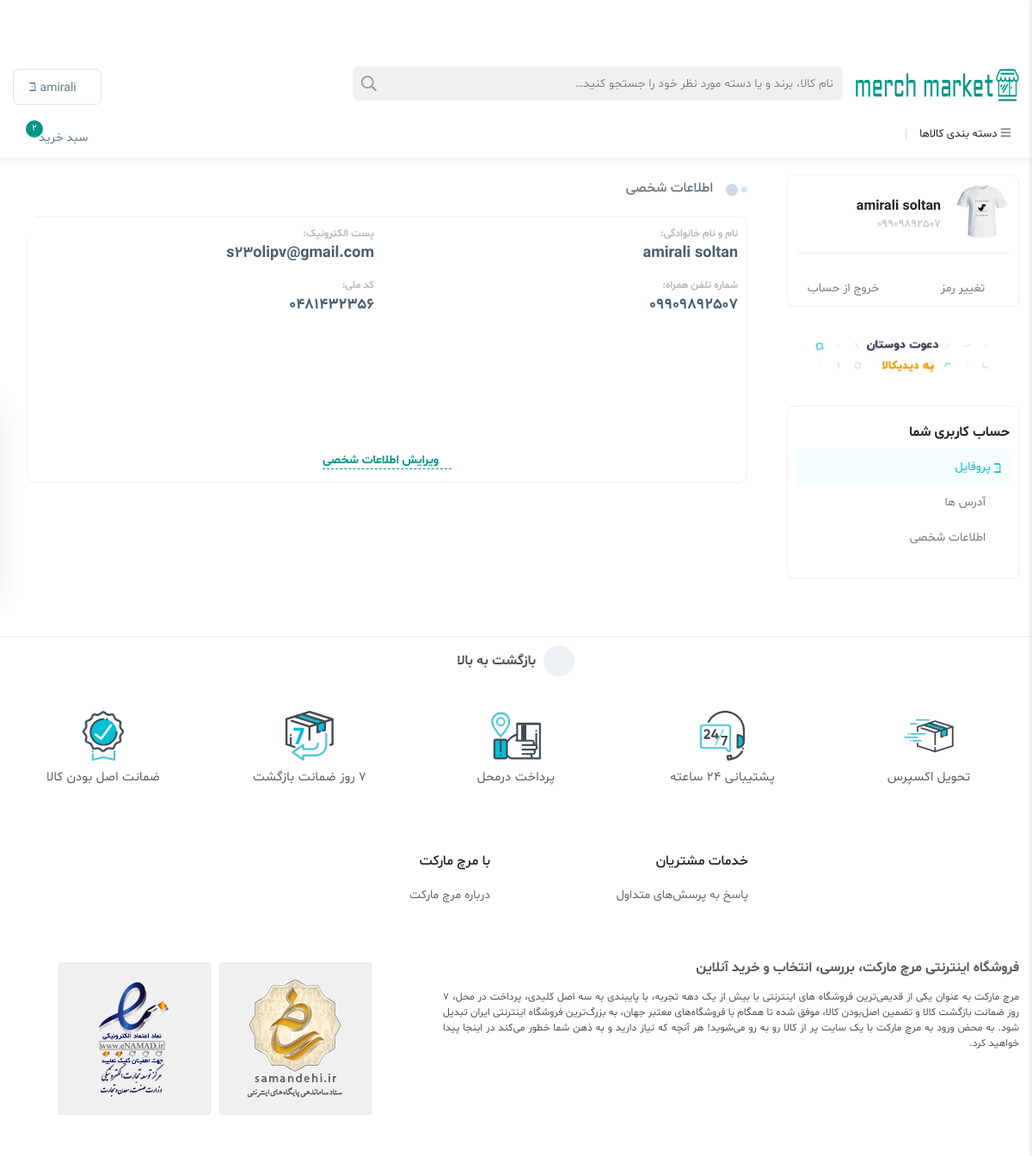
/profile/ (signed in), run on the app's committed database.
### app_account/models.py (models this page shows)
class Profile(models.Model):
    user = models.OneToOneField(User, on_delete=models.CASCADE, null=True)
    phone_number = models.CharField(max_length=255)
    national_id = models.CharField(max_length=255,blank=True)
    image = models.ImageField(upload_to='store/images/', null=True)

### app_account/views.py (the view)
# urls.py: path("profile/", profileview, name="profile"),
def profileview(request):
    profile, created = Profile.objects.get_or_create(user=request.user)
    context = {
        'category': Category.objects.all(),
        'profile': profile,
    }
    return render(request,'profile.html',context)

### app_account/templates/profile.html (shortened to what this page needs)
{% extends 'base.html' %}
{% load static %}
{% block content %}
        <main class="main-content dt-sl mb-3">
            <div class="container main-container">
                <div class="row">
                    <div class="col-xl-3 col-lg-4 col-md-4 col-sm-12 sticky-sidebar">
                        <div class="profile-sidebar dt-sl">
                            <div class="dt-sl dt-sn border mb-3">
                                <div class="profile-sidebar-header dt-sl">
                                    <div class="d-flex align-items-center">
                                        <div class="profile-avatar">
                                            {% if profile.image %}
                                                <img src="{{ profile.image.url }}" alt="">
                                            {% endif %}
                                        </div>
                                        <div class="profile-header-content mr-3 mt-2">
                                            <span class="d-block profile-username">{{ request.user.first_name }} {{ request.user.last_name }}</span>
                                            <span class="d-block profile-phone">{{ profile.phone_number }}</span>
                                        </div>
                                    </div>
                                    <div class="profile-point mt-3 mb-2 dt-sl">
                                    </div>
                                    <div class="profile-link mt-2 dt-sl">
                                        <div class="row">
                                            <div class="col-6 text-center">
                                                <a href="{% url "pass_change" %}">
                                                    <i class="mdi mdi-lock-reset"></i>
                                                    <span class="d-block">تغییر رمز</span>
                                                </a>
                                            </div>
                                            <div class="col-6 text-center">
                                                <a href="{% url 'logout' %}">
                                                    <i class="mdi mdi-logout-variant"></i>
                                                    <span class="d-block">خروج از حساب</span>
                                                </a>
                                            </div>
                                        </div>
                                    </div>
                                </div>
                            </div>
                            <div class="dt-sl dt-sn mb-3 text-center">
                                <a href="#">
                                    <img src="./assets/img/banner/sidebar-banner-3.jpg" class="img-fluid" alt="">
                                </a>
                            </div>
                            <div  class="dt-sl dt-sn border mb-3">
                                <div class="profile-menu-section dt-sl">
                                    <div class="label-profile-menu mt-2 mb-2">
                                        <span>حساب کاربری شما</span>
                                    </div>
                                    <div class="profile-menu">
                                        <ul>
                                            <li>
                                                <a href="" class="active">
                                                    <i class="mdi mdi-account-circle-outline"></i>
                                                    پروفایل
                                                </a>
                                            </li>
                                            <li>
                                                <a href="{% url "profile_address" %}">
                                                    <i class="mdi mdi-sign-direction"></i>
                                                    آدرس ها
                                                </a>
                                            </li>
                                            <li>
                                                <a href="{% url "profile_edit" %}">
                                                    <i class="mdi mdi-account-edit-outline"></i>
                                                    اطلاعات شخصی
                                                </a>
                                            </li>
                                        </ul>
                                    </div>
                                </div>
                            </div>
                        </div>
                    </div>
                    <div class="col-xl-9 col-lg-8 col-md-8 col-sm-12">
                        <div class="row">
                            <div class="col-xl-12 col-lg-10">
                                <div class="px-3">
                                    <div
                                        class="section-title text-sm-title title-wide mb-1 no-after-title-wide dt-sl mb-2">
                                        <h2>اطلاعات شخصی</h2>
                                    </div>
                                    <div class="profile-section dt-sl">
                                        <div class="row">
                                            <div class="col-md-6 col-sm-12">
                                                <div class="label-info">
                                                    <span>نام و نام خانوادگی:</span>
                                                </div>
                                                <div class="value-info">
                                                    <span>{{ request.user.first_name }} {{ request.user.last_name }}</span>
                                                </div>
                                            </div>
                                            <div class="col-md-6 col-sm-12">
                                                <div class="label-info">
                                                    <span>پست الکترونیک:</span>
                                                </div>
                                                <div class="value-info">
                                                    <span>{{ request.user.email }}</span>
                                                </div>
                                            </div>
                                            <div class="col-md-6 col-sm-12">
                                                <div class="label-info">
                                                    <span>شماره تلفن همراه:</span>
                                                </div>
                                                <div class="value-info">
                                                    <span>{{ profile.phone_number }}</span>
                                                </div>
                                            </div>
                                            <div class="col-md-6 col-sm-12">
                                                <div class="label-info">
                                                    <span>کد ملی:</span>
                                                </div>
                                                <div class="value-info">
                                                    <span>{{ profile.national_id }}</span>
                                                </div>
                                            </div>
                                        </div>
                                        <div class="profile-section-link">
                                            <a href="{% url "profile_edit" %}" class="border-bottom-dt">
                                                <i class="mdi mdi-account-edit-outline"></i>
                                                ویرایش اطلاعات شخصی
                                            </a>
                                        </div>
                                    </div>
                                </div>
                            </div>
                        </div>
                    </div>
                </div>
            </div>
        </main>
{% endblock content %}

### app_market/static/assets/css/colors/teal-color.css (style rules this page uses)
a.border-bottom-dt { color: #009688; border-bottom: 1px dashed #009688; }

### data on the page
Profile: image (picture), phone_number "09909892507", national_id "0481432356"

### other printed values
{{ request.user.first_name }} "amirali"
{{ request.user.last_name }} "soltan"
{{ request.user.email }} "s23olipv@gmail.com"
